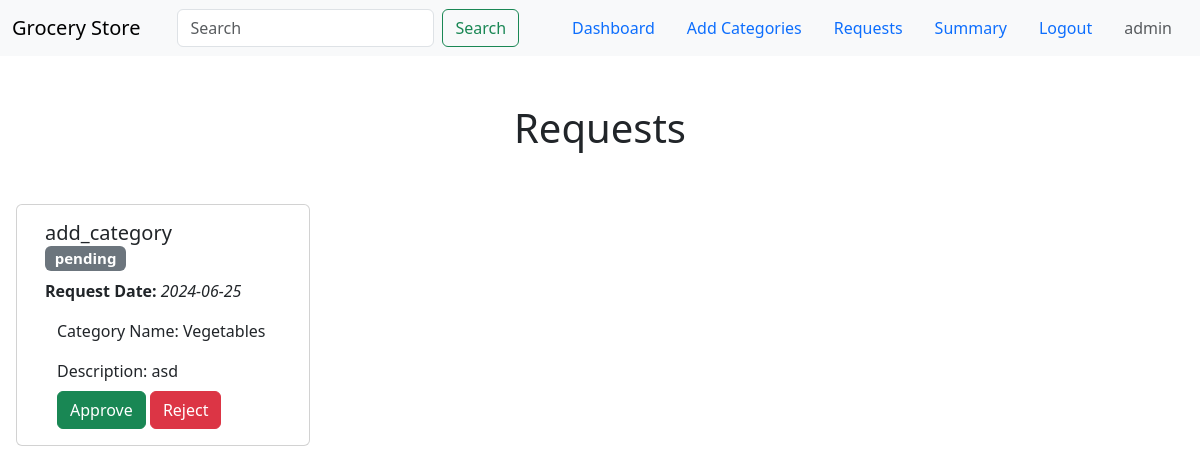
The app's page /store_manager_requests (signed in) with its own data.
### application/models.py (models this page shows, shortened)
class Requests(db.Model):
    request_id = db.Column(db.Integer,primary_key=True)
    username = db.Column(db.String(30),db.ForeignKey('user.username'))
    category_id = db.Column(db.Integer,db.ForeignKey('categories.category_id'), nullable= True)
    request_type = db.Column(db.String(20),nullable=False)
    request_date = db.Column(db.Date,nullable=False)
    status = db.Column(db.String(20),nullable=False)
    new_category_name = db.Column(db.String(40),nullable=True)
    new_category_description = db.Column(db.String(100),nullable=True)
    catergory = db.relationship('Categories',backref='requests',lazy=True)

### application/routes.py (the view)
@app.route('/store_manager_requests')
def store_manager_requests():
    if session['role'] == 'admin':
        requests = Requests.query.filter_by(status='pending').all()
        return render_template('requests.html', requests=requests)
    elif session['role'] == 'store_manager':
        requests = Requests.query.filter_by(username=session['username']).all()
        return render_template('requests.html', requests=requests)
    else:
        flash('Unauthorized Access', 'danger')
        return redirect(url_for('index'))

### template/requests.html (shortened to what this page needs)
{% extends 'nav_link.html' %}
{% block main_content %}
<div class="container-fluid mt-5">
    <h1 class="text-center">Requests</h1>
    <div class="container-fluid mt-5">
        <div class="row">
        {% for request in requests %}
        <div class="card m-1 col-3">
            <div class="card-body">
                <h5 class="card-title">{{request.request_type}} &emsp; <span class="badge text-bg-secondary">{{request.status}}</span></h5>
                <p class="card-text"><strong>Request Date: </strong><em>{{request.request_date}}</em></p>
                <div class="container-fluid mt-2">
                {% if request.request_type == 'add_category' %}
                <p class="card-text">Category Name: {{request.new_category_name}}</p>
                <p class="card-text">Description: {{request.new_category_description}}</p>
                {% endif %}
                </div>
                {% if session['role'] == 'admin' %}
                <div class="container-fluid mt-2">
                    <a href={{url_for('approve_request',request_id = request.request_id)}} class="btn btn-success">Approve</a>
                    <a href={{url_for('reject_request',request_id = request.request_id)}} class="btn btn-danger">Reject</a>
                </div>
                {% endif %}
            </div>
        </div>
        {% endfor %}
        </div>
    </div>
</div>
{% endblock main_content %}

### records on screen
Requests: request_type "add_category", status "pending", request_date "2024-06-25", new_category_name "Vegetables", new_category_description "asd"

### other values on screen
{{ session['username'] }} "admin"
